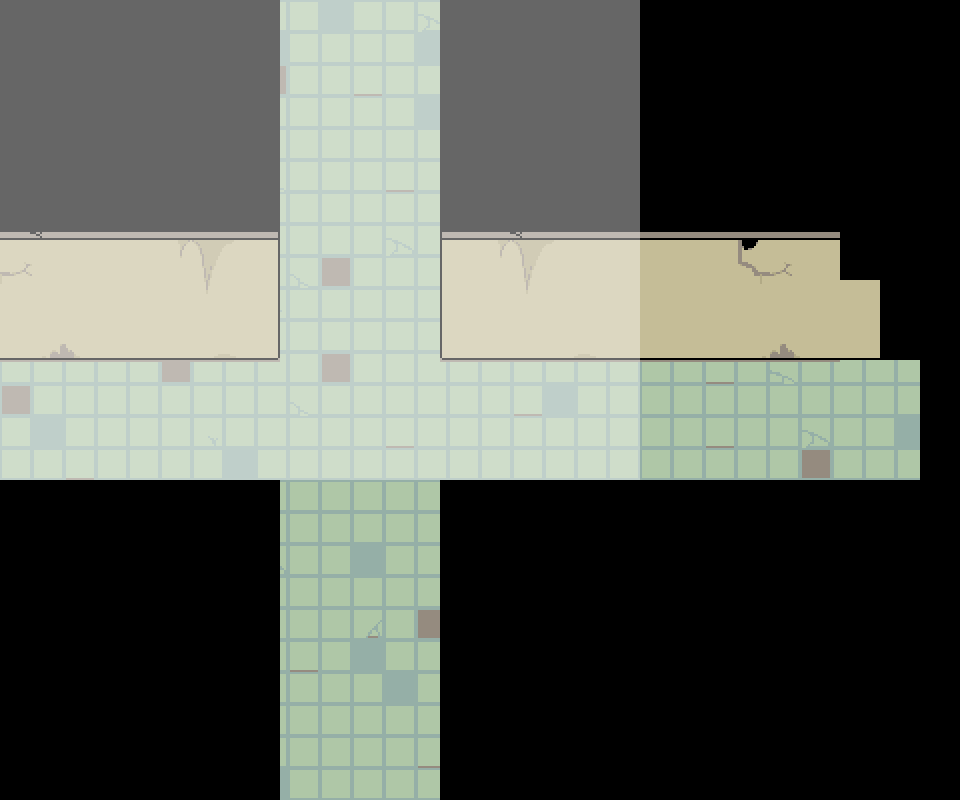

The image is a tile-based game level rendered from a .tmx file. Its description and source (layers, tilesets, objects; grid data summarised) follow:
An orthogonal 24x20 tile map with 40x40 px tiles, 2 tile layers (Tile Layer 1, Tile Layer 2), 3 tilesets, 2 image layers and 37 objects (6x dogconegroup, 3x transition, script, interactable, entry, ...).

<map version="1.10" tiledversion="1.10.2" orientation="orthogonal" renderorder="right-down" width="24" height="20" tilewidth="40" tileheight="40" infinite="0" nextlayerid="12" nextobjectid="112">
 <editorsettings>
  <export target="corridors2.lua" format="lua" />
 </editorsettings>
 <properties>
  <property name="border" value="greenroomold" />
  <property name="music" value="lost_room" />
 </properties>
 <tileset firstgid="1" source="../../../tilesets/greenroom.tsx" />
 <tileset firstgid="127" source="../../../tilesets/floor3-objects.tsx" />
 <tileset firstgid="177" source="../../../tilesets/bg_ch3_dw_changing_room_tileset.tsx" />
 <imagelayer id="9" name="Image Layer 1">
  <image source="../../../../../assets/sprites/world/maps/floor3/sloppy/changing_room_floor.png" width="1280" height="960" />
 </imagelayer>
 <layer id="1" name="Tile Layer 1" width="24" height="20">
  <data>[480 cells, 360 non-empty, 28 distinct tile ids]</data>
 </layer>
 <layer id="2" name="Tile Layer 2" width="24" height="20">
  <data>[480 cells, 0 non-empty, 0 distinct tile ids]</data>
 </layer>
 <objectgroup id="8" name="objects_bg">
  <object id="90" gid="150" x="-46" y="280" width="70" height="40" />
  <object id="91" gid="150" x="18" y="280" width="70" height="40" />
  <object id="92" gid="150" x="82" y="280" width="70" height="40" />
  <object id="93" gid="150" x="146" y="280" width="70" height="40" />
  <object id="94" gid="150" x="210" y="280" width="70" height="40" />
  <object id="95" gid="150" x="440" y="280" width="70" height="40" />
  <object id="96" gid="150" x="504" y="280" width="70" height="40" />
  <object id="97" gid="150" x="568" y="280" width="70" height="40" />
  <object id="98" gid="150" x="632" y="280" width="70" height="40" />
  <object id="99" gid="150" x="696" y="280" width="70" height="40" />
  <object id="100" gid="150" x="760" y="280" width="70" height="40" />
  <object id="101" gid="150" x="824" y="280" width="70" height="40" />
  <object id="104" gid="2147483802" x="838" y="440" width="82" height="204" />
 </objectgroup>
 <objectgroup color="#0000ff" id="3" name="collision">
  <object id="23" x="840" y="360">
   <polygon points="0,0 80,80 80,0" />
  </object>
  <object id="28" x="540" y="360" width="68" height="20" />
  <object id="37" x="920" y="360" width="40" height="120" />
  <object id="67" x="0" y="480" width="280" height="320" />
  <object id="68" x="440" y="480" width="520" height="320" />
  <object id="69" x="440" y="0" width="520" height="360" />
  <object id="70" x="0" y="0" width="280" height="360" />
 </objectgroup>
 <objectgroup color="#ff00ff" id="4" name="objects">
  <object id="18" name="transition" x="-30" y="360" width="40" height="120">
   <properties>
    <property name="map" value="floor3/pre_elevator" />
    <property name="marker" value="entry2" />
   </properties>
  </object>
  <object id="19" name="transition" x="280" y="790" width="160" height="40">
   <properties>
    <property name="map" value="floortv/legacy/corridors1" />
    <property name="marker" value="entry3" />
   </properties>
  </object>
  <object id="20" name="script" x="280" y="-30" width="160" height="40">
   <properties>
    <property name="cutscene" value="connection.legacyconnection" />
    <property name="once" type="bool" value="false" />
   </properties>
  </object>
  <object id="59" name="transition" x="860" y="360" width="40" height="120">
   <properties>
    <property name="map" value="floor3/mike" />
    <property name="marker" value="entry" />
   </properties>
  </object>
  <object id="61" name="dogconegroup" x="80" y="360" width="40" height="40">
   <properties>
    <property name="default_state" type="bool" value="true" />
   </properties>
  </object>
  <object id="66" name="dogconegroup" x="720" y="360" width="40" height="40">
   <properties>
    <property name="default_state" type="bool" value="true" />
   </properties>
  </object>
  <object id="62" name="dogconegroup" x="80" y="400" width="40" height="40">
   <properties>
    <property name="default_state" type="bool" value="true" />
   </properties>
  </object>
  <object id="65" name="dogconegroup" x="720" y="400" width="40" height="40">
   <properties>
    <property name="default_state" type="bool" value="true" />
   </properties>
  </object>
  <object id="63" name="dogconegroup" x="80" y="440" width="40" height="40">
   <properties>
    <property name="default_state" type="bool" value="true" />
   </properties>
  </object>
  <object id="64" name="dogconegroup" x="720" y="440" width="40" height="40">
   <properties>
    <property name="default_state" type="bool" value="true" />
   </properties>
  </object>
  <object id="102" gid="157" x="540" y="380" width="68" height="72" />
  <object id="105" name="interactable" x="540" y="339.255" width="68" height="40.75">
   <properties>
    <property name="text">* (A vending machine in a rough state.)
* (Unusable at this point.)</property>
   </properties>
  </object>
 </objectgroup>
 <objectgroup color="#7f00ff" id="5" name="markers">
  <object id="31" name="entry" x="40" y="440">
   <point />
  </object>
  <object id="32" name="entry2" x="820" y="440">
   <point />
  </object>
  <object id="33" name="entry4" x="360" y="760">
   <point />
  </object>
  <object id="34" name="entry3" x="360" y="80">
   <point />
  </object>
  <object id="35" name="spawn" x="360" y="440">
   <point />
  </object>
 </objectgroup>
 <objectgroup color="#ff0000" id="6" name="objects_fg" />
 <imagelayer id="11" name="overlay" opacity="0.4" tintcolor="#000000" parallaxx="0" parallaxy="0">
  <image source="../../../../../assets/sprites/world/maps/floor3/sloppy/overlay.png" width="640" height="480" />
 </imagelayer>
</map>
